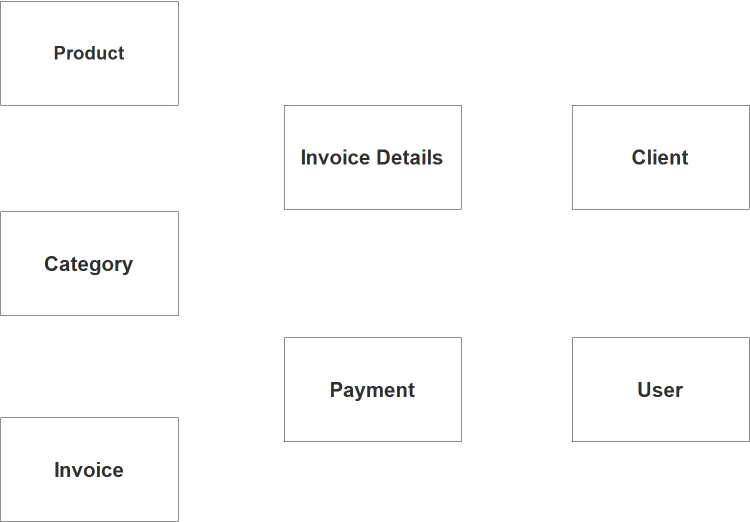
#> input picture input_images/OIP.jpg, 1500 x 1044 px (shown at 1/2 size); its folder holds only this picture in this run
$ python image.py
#> lines starting #> are read from the running program, lines starting #| are printed output that depends on the picture
import os
from PIL import Image

input_folder = "input_images"
output_folder = "output_images"
new_size = (800, 800)
output_format = "JPEG"

os.makedirs(output_folder, exist_ok=True)

for filename in os.listdir(input_folder):
    if filename.lower().endswith((".png", ".jpg", ".jpeg", ".webp", ".bmp")):
        img_path = os.path.join(input_folder, filename)

        with Image.open(img_path) as img:
#> img is the input picture: PIL image 1500x1044 RGBA; mean R, G, B, A 84.1, 84.1, 84.1, 84.7
            img_resized = img.resize(new_size)
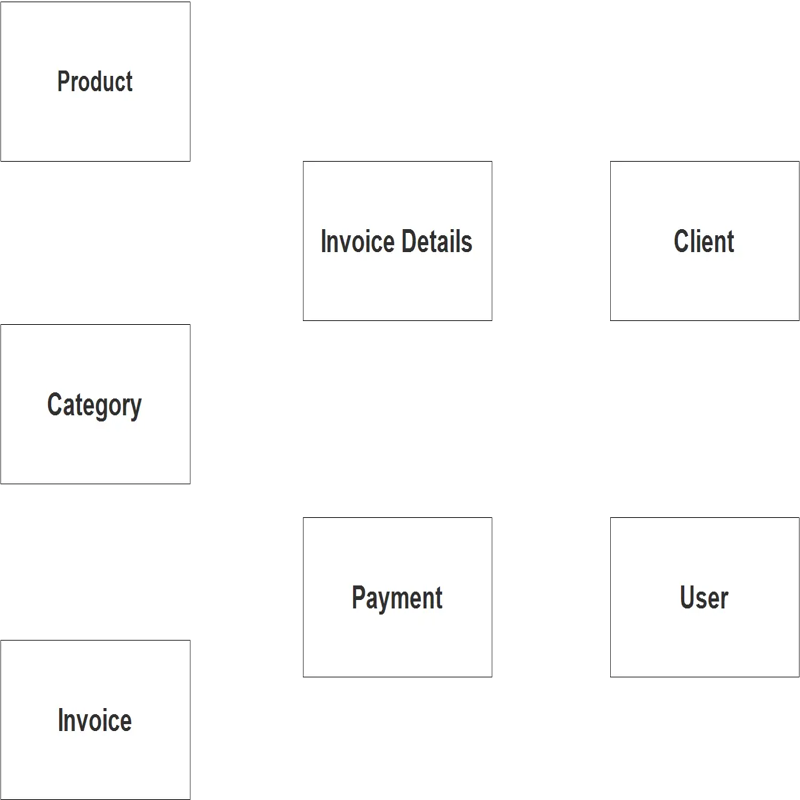
#> img_resized: PIL image 800x800 RGBA; mean R, G, B, A 81.8, 81.8, 81.8, 84.7; transparent parts drawn white

            # RGBA/P mode → RGB convert
            if img_resized.mode in ("RGBA", "P"):
                img_resized = img_resized.convert("RGB")
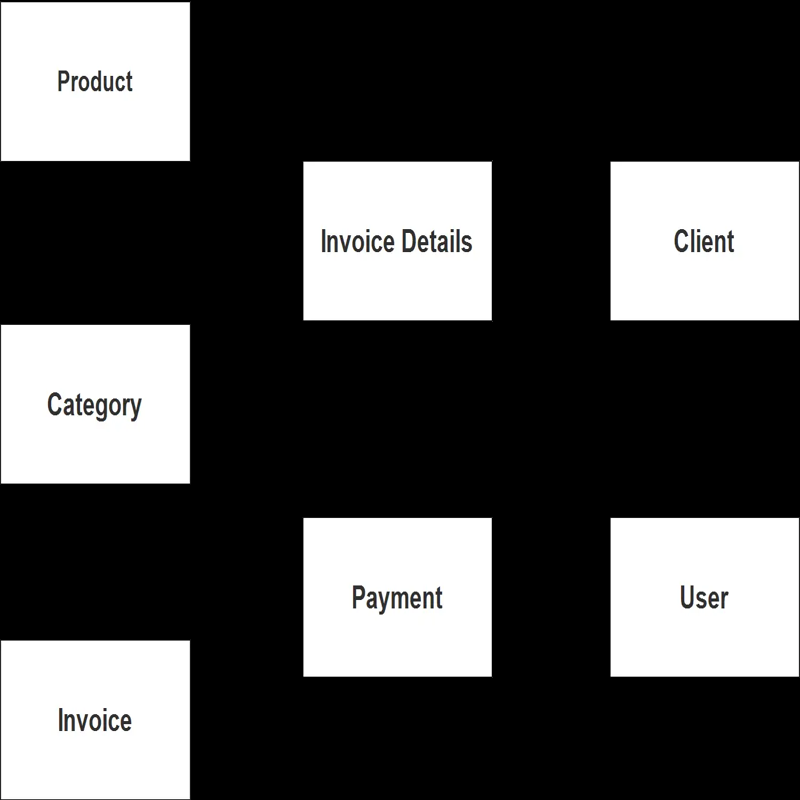
#> img_resized: PIL image 800x800 RGB; mean R, G, B 81.8, 81.8, 81.8

            base_name = os.path.splitext(filename)[0]
            output_path = os.path.join(output_folder, f"{base_name}.{output_format.lower()}")
            img_resized.save(output_path, output_format, quality=95)

        print(f"Resized & Saved: {output_path}")

print("All images resized successfully!")

$ run again, on input_images/images (2).png
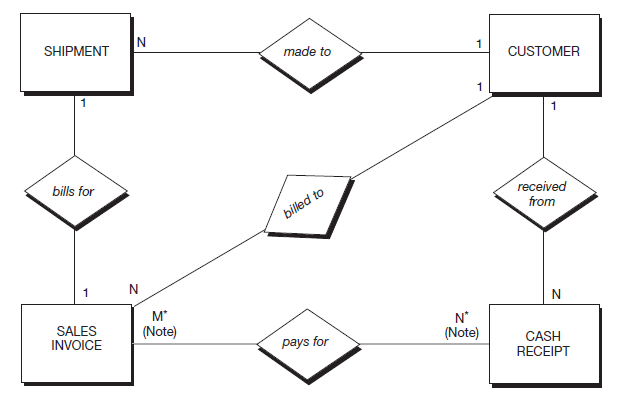
#> input picture input_images/images (2).png, 637 x 409 px
#> img is the input picture: PIL image 637x409 RGBA; mean R, G, B, A 246.1, 246, 246, 255
#> `img_resized = img.resize(new_size)`:
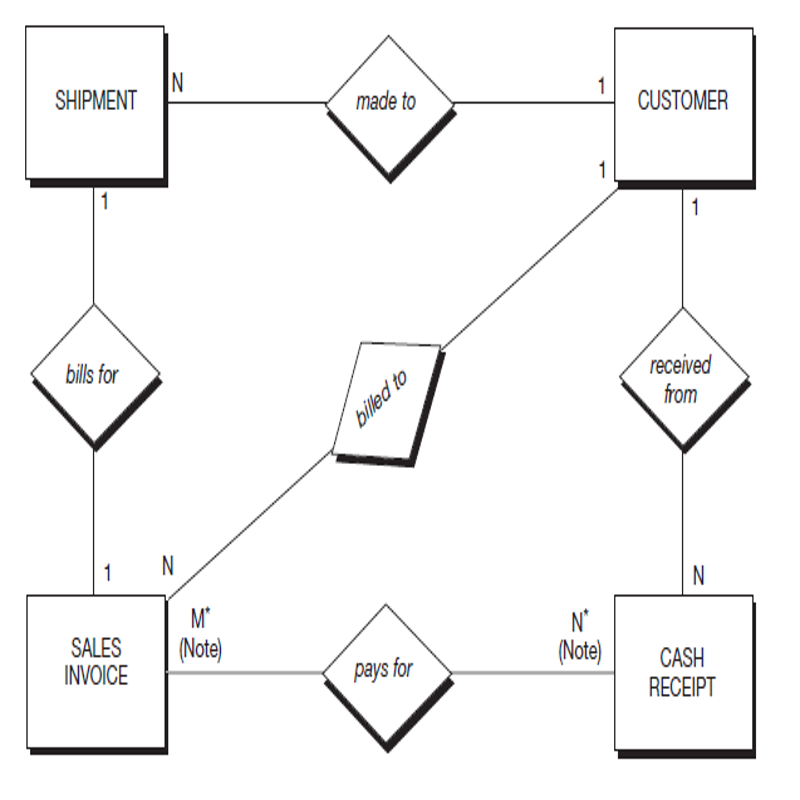
#> img_resized: PIL image 800x800 RGBA; mean R, G, B, A 245.8, 245.7, 245.8, 255
